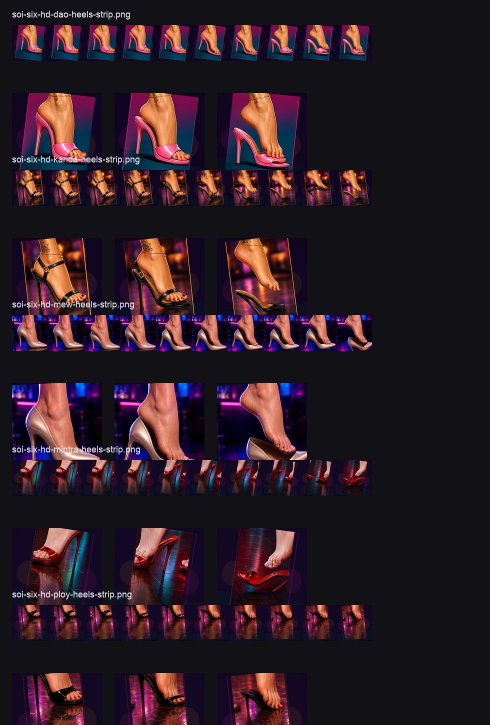
#> input picture art-source/generated/soi-six-feet-check-20260515/existing-feet-reference-sheet.jpg, 980 x 1450 px (shown at 1/2 size)
$ python import-imagegen-sheet.py --input ../art-source/generated/soi-six-feet-check-20260515/existing-feet-reference-sheet.jpg --out out.png --frames 5
#> lines starting #> are read from the running program, lines starting #| are printed output that depends on the picture
#!/usr/bin/env python3
"""Import an image-generated horizontal sprite strip into the game frame format.

The imagegen workflow produces large chroma-key sheets because that keeps
character identity more stable than frame-by-frame generation. This script
chops those sheets into equal cells, removes the chroma key, and normalizes
each frame into the fixed Phaser spritesheet format used by the registry.
"""

from __future__ import annotations

import argparse
import math
import shutil
from pathlib import Path

from PIL import Image


def parse_color(value: str) -> tuple[int, int, int]:
    raw = value.strip().lstrip("#")
    if len(raw) != 6:
        raise argparse.ArgumentTypeError("color must be #rrggbb")
    return tuple(int(raw[i : i + 2], 16) for i in (0, 2, 4))


def main() -> None:
    parser = argparse.ArgumentParser(
        description="Chop and normalize an imagegen sprite strip into runtime frames."
    )
    parser.add_argument("--input", required=True, type=Path)
    parser.add_argument("--out", required=True, type=Path)
    parser.add_argument("--frames", required=True, type=int)
    parser.add_argument("--frame-width", type=int, default=256)
    parser.add_argument("--frame-height", type=int, default=256)
    parser.add_argument("--split-mode", choices=["equal", "components"], default="equal")
    parser.add_argument("--key", type=parse_color, default="#00ff00")
    parser.add_argument("--key-threshold", type=float, default=82)
    parser.add_argument("--target-height", type=int, default=226)
    parser.add_argument("--target-width", type=int, default=230)
    parser.add_argument("--baseline", type=int, default=239)
    parser.add_argument("--x-offset", type=int, default=0)
    parser.add_argument("--y-offset", type=int, default=0)
    parser.add_argument("--review-copy", type=Path)
    parser.add_argument("--source-copy", type=Path)
    args = parser.parse_args()

    if args.frames <= 0:
        raise SystemExit("--frames must be > 0")

    source = Image.open(args.input).convert("RGBA")
    source_width, source_height = source.size
#> source_width = 980; source_height = 1450
    output = Image.new("RGBA", (args.frames * args.frame_width, args.frame_height), (0, 0, 0, 0))
#> output: PIL image 1280x256 RGBA; every value is 0
    coverage = []
    keyed_source = source.copy()
    remove_chroma_key(keyed_source, args.key, args.key_threshold)
    regions = component_regions(keyed_source, args.frames) if args.split_mode == "components" else None

    for frame_index in range(args.frames):
        if regions:
            x0, x1 = regions[frame_index]
            cell = keyed_source.crop((x0, 0, x1, source_height)).convert("RGBA")
        else:
            x0 = round(frame_index * source_width / args.frames)
            x1 = round((frame_index + 1) * source_width / args.frames)
            cell = source.crop((x0, 0, x1, source_height)).convert("RGBA")
            remove_chroma_key(cell, args.key, args.key_threshold)

        bbox = cell.getchannel("A").getbbox()
        if not bbox:
            coverage.append(0)
            continue

        subject = cell.crop(bbox)
        subject = trim_low_alpha(subject)
        bbox = subject.getchannel("A").getbbox()
        if not bbox:
            coverage.append(0)
            continue
        subject = subject.crop(bbox)

        subject_width, subject_height = subject.size
        scale = min(args.target_height / subject_height, args.target_width / subject_width)
        normalized_width = max(1, round(subject_width * scale))
        normalized_height = max(1, round(subject_height * scale))
        subject = subject.resize((normalized_width, normalized_height), Image.Resampling.LANCZOS)
        subject = trim_low_alpha(subject, threshold=12)

        px = frame_index * args.frame_width + (args.frame_width - subject.width) // 2 + args.x_offset
        py = args.baseline - subject.height + args.y_offset
        output.alpha_composite(subject, (px, py))
        coverage.append(count_alpha(subject))
#> this loop made 5 passes
#> pass 1, in main, `cell = source.crop((x0, 0, x1, source_height)).convert("RGBA")`:
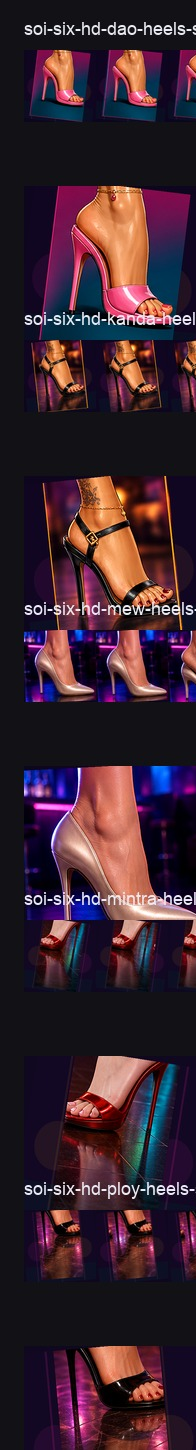
#> cell: PIL image 196x1450 RGBA; mean R, G, B, A 60, 36.5, 48.3, 255
#> pass 1, in main, `subject = subject.resize((normalized_width, normalized_height), Image...`:
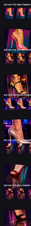
#> subject: PIL image 31x226 RGBA; mean R, G, B, A 60.1, 36.6, 48.3, 255
#> after the loop:
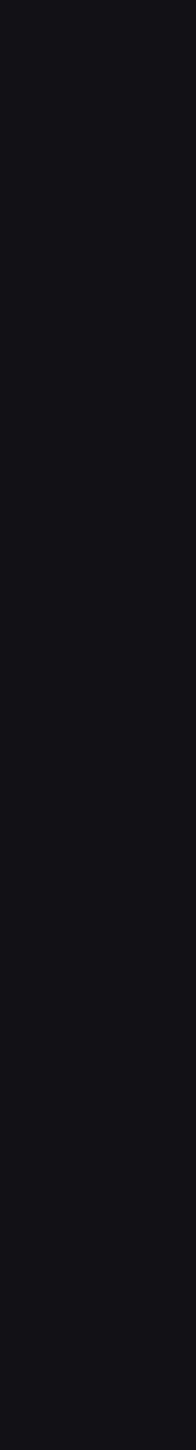
#> cell: PIL image 196x1450 RGBA; mean R, G, B, A 18, 17, 22, 255
#> after the loop:
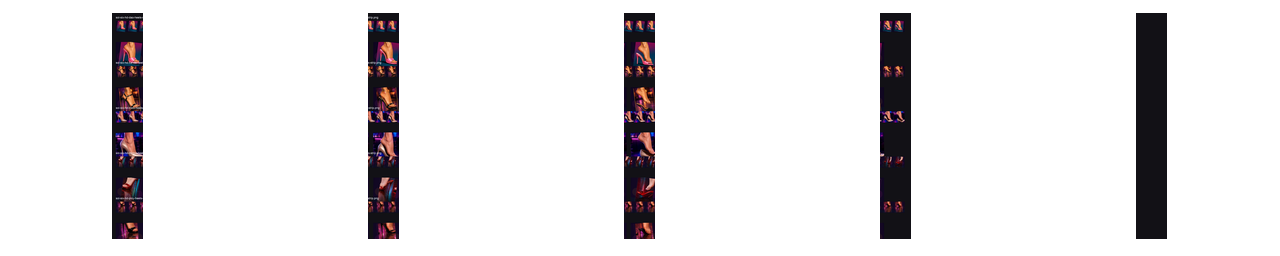
#> output: PIL image 1280x256 RGBA; mean R, G, B, A 4.9, 3.1, 4.1, 27.3; transparent parts drawn white
#> after the loop, coverage = [7006, 7006, 7006, 7006, 7006]

    args.out.parent.mkdir(parents=True, exist_ok=True)
    output.save(args.out)

    if args.review_copy:
        args.review_copy.parent.mkdir(parents=True, exist_ok=True)
        output.save(args.review_copy)

    if args.source_copy:
        args.source_copy.parent.mkdir(parents=True, exist_ok=True)
        shutil.copy2(args.input, args.source_copy)

    print(f"imported {args.out} {output.size[0]}x{output.size[1]}")
#| imported out.png 1280x256
    print("alpha-pixels", ",".join(str(value) for value in coverage))
#| alpha-pixels 7006,7006,7006,7006,7006


def remove_chroma_key(image: Image.Image, key: tuple[int, int, int], threshold: float) -> None:
    pixels = image.load()
    width, height = image.size
    kr, kg, kb = key

    for y in range(height):
        for x in range(width):
            r, g, b, a = pixels[x, y]
            if a == 0:
                continue

            distance = math.sqrt((r - kr) ** 2 + (g - kg) ** 2 + (b - kb) ** 2)
            green_dominant = g > 120 and g > r * 1.65 and g > b * 1.65
            close_to_key = distance < threshold and g > 150 and r < 115 and b < 115

            if close_to_key or green_dominant:
                pixels[x, y] = (0, 0, 0, 0)
            elif g > max(r, b) * 1.28 and g > 90:
                # Despill green antialiasing without killing dark costume greens.
                pixels[x, y] = (r, max(r, b, int(g * 0.62)), b, a)


# [49 lines left out: function component_regions, not called in this run]


def trim_low_alpha(image: Image.Image, threshold: int = 8) -> Image.Image:
    pixels = image.load()
    width, height = image.size
    for y in range(height):
        for x in range(width):
            r, g, b, a = pixels[x, y]
            if a < threshold:
                pixels[x, y] = (0, 0, 0, 0)
    return image


def count_alpha(image: Image.Image) -> int:
    alpha = image.getchannel("A")
    return sum(1 for value in alpha.getdata() if value > 8)


if __name__ == "__main__":
    main()

$ run again, on art-source/generated/soi-six-feet-check-20260515/premium-normalized-review.jpg
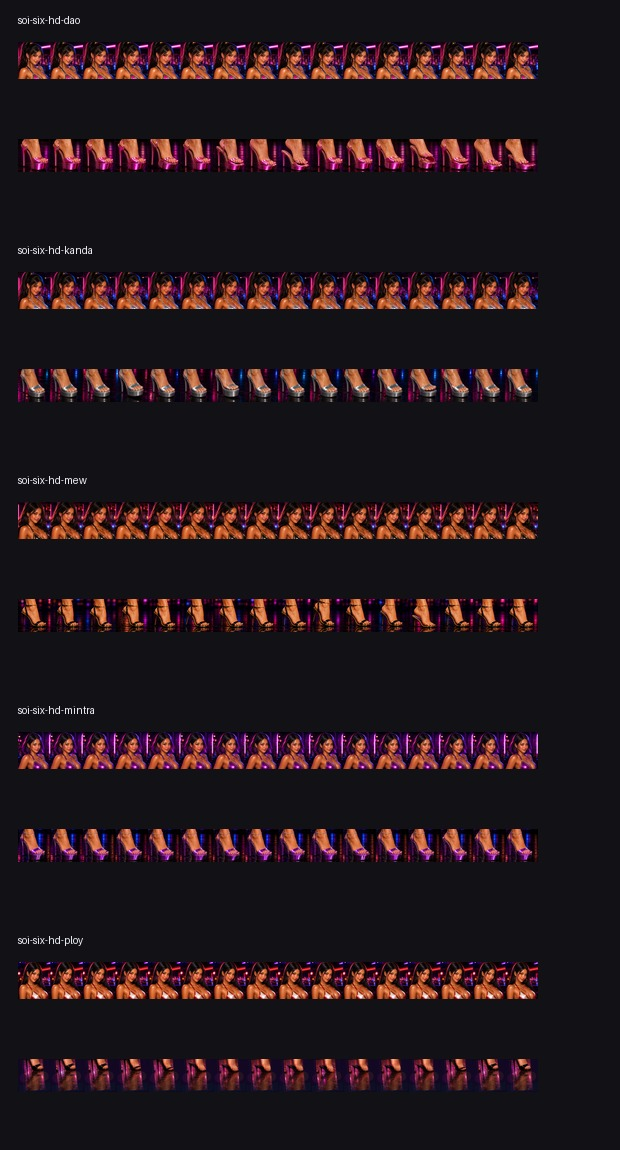
#> input picture art-source/generated/soi-six-feet-check-20260515/premium-normalized-review.jpg, 620 x 1150 px
#> after the loop in main, `for frame_index in range(args.frames):`:
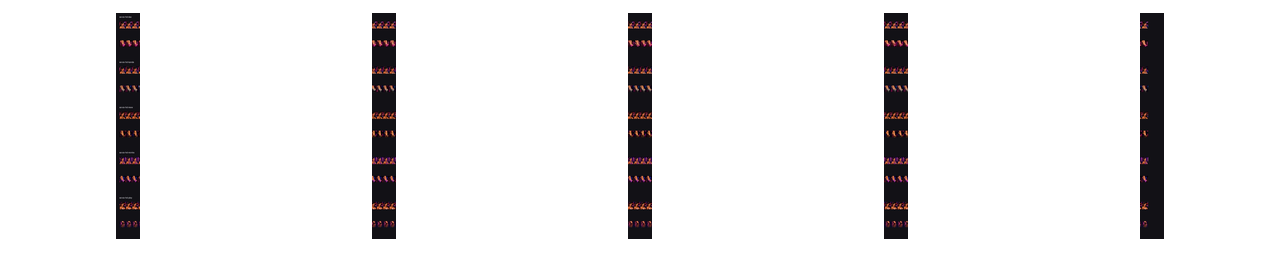
#> output: PIL image 1280x256 RGBA; mean R, G, B, A 3, 1.9, 2.3, 21.1; transparent parts drawn white
#> after the loop in main, `for frame_index in range(args.frames):`:
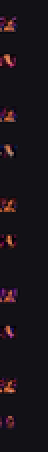
#> subject: PIL image 24x226 RGBA (shown 2 times larger); mean R, G, B, A 24.6, 19.1, 24.4, 255
#> after the loop in main, `for frame_index in range(args.frames):`: coverage = [5424, 5424, 5424, 5424, 5424]
#| imported out.png 1280x256
#| alpha-pixels 5424,5424,5424,5424,5424
